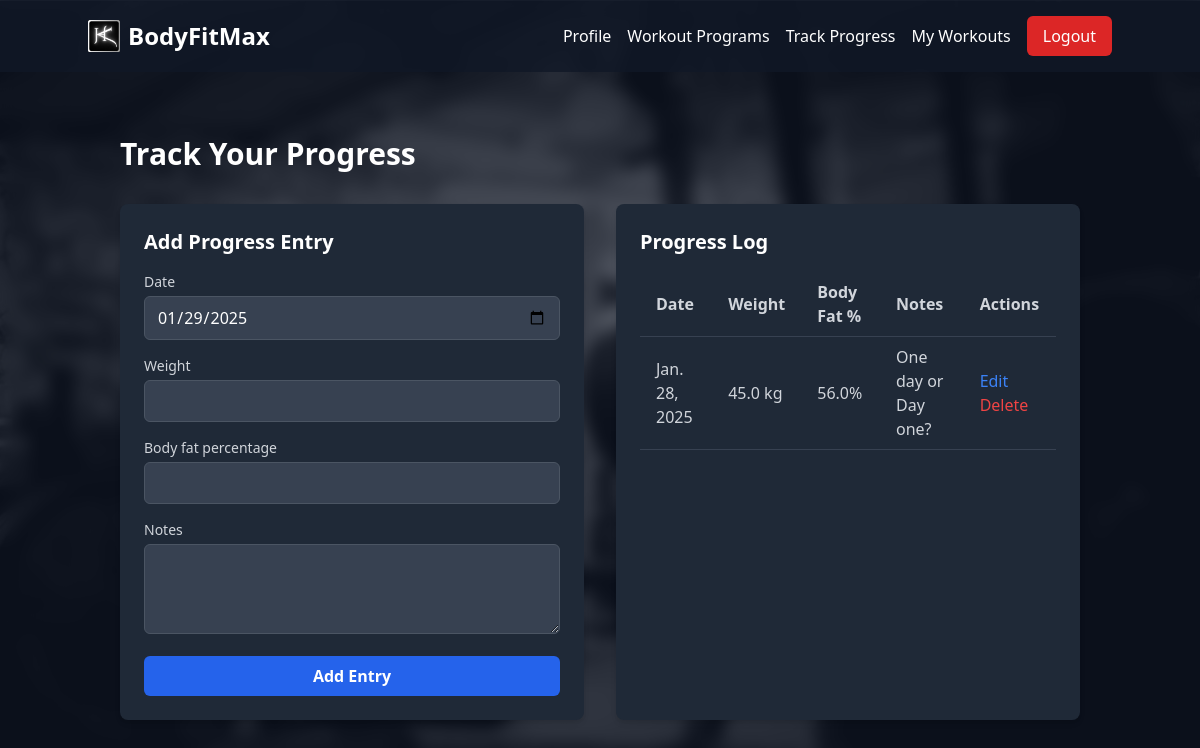
Screenshot of /track-progress/ (signed in) with the database file from the repository.
### fitness/models.py (models this page shows, shortened)
class UserProgress(models.Model):
    user = models.ForeignKey(User, on_delete=models.CASCADE)
    date = models.DateField()
    weight = models.FloatField()
    body_fat_percentage = models.FloatField(null=True, blank=True)
    notes = models.TextField(blank=True)

### fitness/views.py (the view)
# urls.py: path('track-progress/', views.track_progress, name='track_progress'),
@login_required
def track_progress(request):
    progress = UserProgress.objects.filter(user=request.user).order_by('-date')
    if request.method == 'POST':
        form = UserProgressForm(request.POST)
        if form.is_valid():
            progress_entry = form.save(commit=False)
            progress_entry.user = request.user
            progress_entry.save()
            messages.success(request, 'Progress entry added successfully.')
            return redirect('track_progress')
    else:
        form = UserProgressForm(initial={'date': timezone.now().date()})
    return render(request, 'fitness/track_progress.html', {'progress': progress, 'form': form})

### fitness/templates/fitness/track_progress.html (shortened to what this page needs)
{% extends 'fitness/base.html' %}
{% block content %}
<div class="container mx-auto px-4 py-8">
    <h2 class="text-3xl font-bold mb-8 text-white">Track Your Progress</h2>
    <div class="grid gap-8 md:grid-cols-2">
        <div class="bg-gray-800 p-6 rounded-lg shadow-md">
            <h3 class="text-xl font-bold mb-4 text-white">Add Progress Entry</h3>
            <form method="post" class="space-y-4">
                {% for field in form %}
                    <div>
                        <label for="{{ field.id_for_label }}" class="block text-sm font-medium text-gray-300 mb-1">
                            {{ field.label }}
                        </label>
                        <div class="mt-1">
                            {{ field }}
                        </div>
                    </div>
                {% endfor %}
                <button type="submit" class="w-full bg-blue-600 hover:bg-blue-700 text-white font-bold py-2 px-4 rounded-md transition duration-300 ease-in-out">
                    Add Entry
                </button>
            </form>
        </div>
        <div class="bg-gray-800 p-6 rounded-lg shadow-md">
            <h3 class="text-xl font-bold mb-4 text-white">Progress Log</h3>
            {% if progress %}
                <div class="overflow-x-auto">
                    <table class="w-full text-left">
                        <thead>
                            <tr class="border-b border-gray-700">
                                <th class="py-2 px-4 font-semibold text-gray-300">Date</th>
                                <th class="py-2 px-4 font-semibold text-gray-300">Weight</th>
                                <th class="py-2 px-4 font-semibold text-gray-300">Body Fat %</th>
                                <th class="py-2 px-4 font-semibold text-gray-300">Notes</th>
                                <th class="py-2 px-4 font-semibold text-gray-300">Actions</th>
                            </tr>
                        </thead>
                        <tbody>
                            {% for entry in progress %}
                            <tr class="border-b border-gray-700">
                                <td class="py-2 px-4 text-gray-300">{{ entry.date }}</td>
                                <td class="py-2 px-4 text-gray-300">{{ entry.weight }} kg</td>
                                <td class="py-2 px-4 text-gray-300">{{ entry.body_fat_percentage|default_if_none:"-" }}%</td>
                                <td class="py-2 px-4 text-gray-300">{{ entry.notes|truncatechars:30 }}</td>
                                <td class="py-2 px-4 text-gray-300">
                                    <a href="{% url 'edit_progress_entry' entry.id %}" class="text-blue-500">Edit</a>
                                    <form action="{% url 'delete_progress_entry' entry.id %}" method="post" style="display:inline;">
                                        <button type="submit" class="text-red-500">Delete</button>
                                    </form>
                                </td>
                            </tr>
                            {% endfor %}
                        </tbody>
                    </table>
                </div>
            {% else %}
                <p class="text-gray-300">No progress entries yet.</p>
            {% endif %}
        </div>
    </div>
</div>
{% endblock %}

### rows the page displays
UserProgress: date "Jan. 28, 2025", weight "45.0", body_fat_percentage "56.0", notes "One day or Day one?"

### other values shown
{{ field.label }} "Date" "Weight" "Body fat percentage" "Notes"
